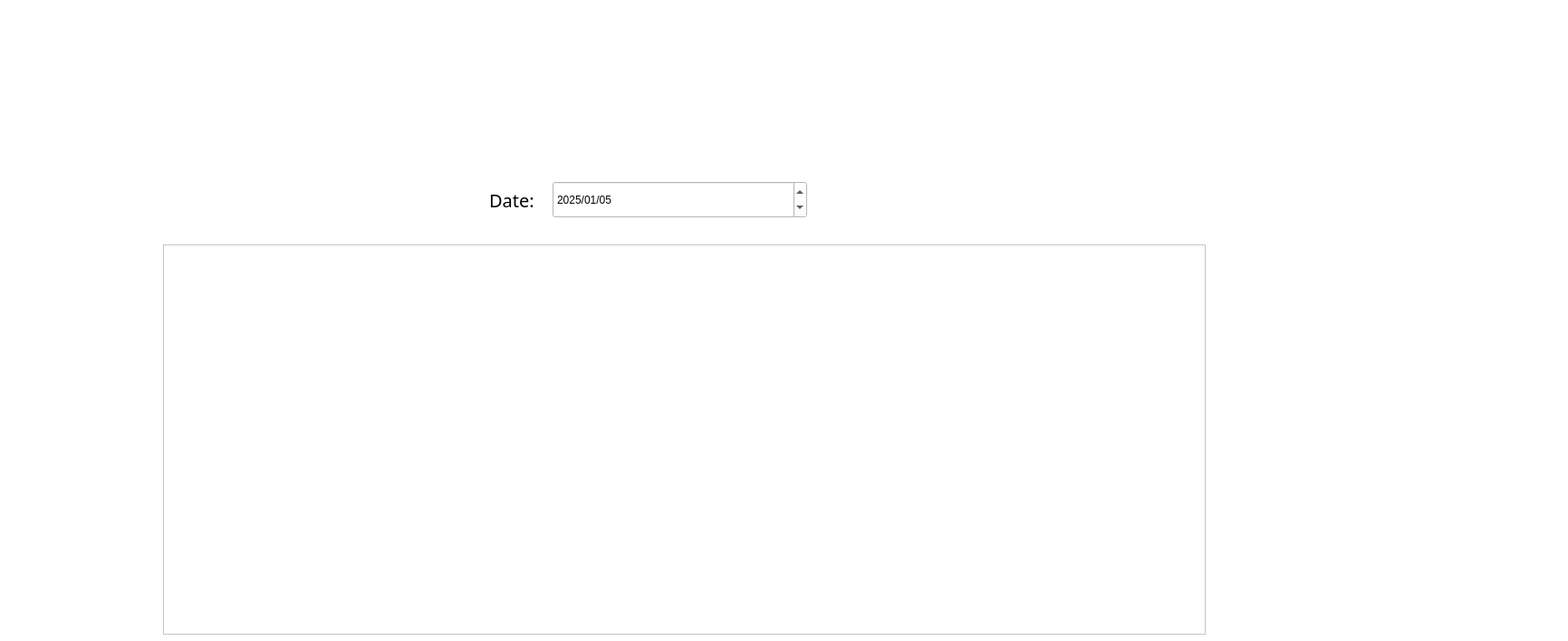
<?xml version="1.0" encoding="UTF-8"?>
<ui version="4.0">
 <class>orderdetailwindow</class>
 <widget class="QWidget" name="orderdetailwindow">
  <property name="geometry">
   <rect>
    <x>0</x>
    <y>0</y>
    <width>1731</width>
    <height>708</height>
   </rect>
  </property>
  <property name="windowTitle">
   <string>Order Detail</string>
  </property>
  <property name="styleSheet">
   <string notr="true">background-color:#ffffff;</string>
  </property>
  <widget class="QLabel" name="label_2">
   <property name="geometry">
    <rect>
     <x>540</x>
     <y>200</y>
     <width>71</width>
     <height>41</height>
    </rect>
   </property>
   <property name="font">
    <font>
     <family>Arial Rounded MT Bold</family>
     <pointsize>15</pointsize>
    </font>
   </property>
   <property name="styleSheet">
    <string notr="true">background-color: transparent</string>
   </property>
   <property name="text">
    <string>Date:</string>
   </property>
  </widget>
  <widget class="QDateEdit" name="dateEdit">
   <property name="geometry">
    <rect>
     <x>610</x>
     <y>200</y>
     <width>281</width>
     <height>41</height>
    </rect>
   </property>
   <property name="displayFormat">
    <string>yyyy/MM/dd</string>
   </property>
   <property name="date">
    <date>
     <year>2025</year>
     <month>1</month>
     <day>5</day>
    </date>
   </property>
  </widget>
  <widget class="QPushButton" name="pushButton">
   <property name="geometry">
    <rect>
     <x>960</x>
     <y>200</y>
     <width>121</width>
     <height>41</height>
    </rect>
   </property>
   <property name="font">
    <font>
     <family>Arial Rounded MT Bold</family>
     <pointsize>11</pointsize>
    </font>
   </property>
   <property name="styleSheet">
    <string notr="true">#pushButton {
    background-color: transparent; /* Fully transparent background */
    border: none; /* No visible border */
    border-radius: 50%; /* Circular button */
    width: 50px; /* Fixed width */
    height: 50px; /* Fixed height */
}

#pushButton:hover {
    background-color: rgba(255, 0, 0, 0.1); /* Slight red tint on hover */
}

#TakeawayButton:pressed {
    background-color: rgba(255, 0, 0, 0.2); /* Slightly brighter red tint on click */
}</string>
   </property>
   <property name="text">
    <string/>
   </property>
   <property name="iconSize">
    <size>
     <width>32</width>
     <height>32</height>
    </size>
   </property>
  </widget>
  <widget class="QPushButton" name="showAllButton">
   <property name="geometry">
    <rect>
     <x>1130</x>
     <y>200</y>
     <width>141</width>
     <height>41</height>
    </rect>
   </property>
   <property name="font">
    <font>
     <family>Arial Rounded MT Bold</family>
     <pointsize>11</pointsize>
    </font>
   </property>
   <property name="styleSheet">
    <string notr="true">#showAllButton {
    background-color: transparent; /* Fully transparent background */
    border: none; /* No visible border */
    border-radius: 50%; /* Circular button */
    width: 50px; /* Fixed width */
    height: 50px; /* Fixed height */
}

#showAllButton:hover {
    background-color: rgba(255, 0, 0, 0.1); /* Slight red tint on hover */
}

#TakeawayButton:pressed {
    background-color: rgba(255, 0, 0, 0.2); /* Slightly brighter red tint on click */
}</string>
   </property>
   <property name="text">
    <string/>
   </property>
   <property name="iconSize">
    <size>
     <width>32</width>
     <height>32</height>
    </size>
   </property>
  </widget>
  <widget class="QTableWidget" name="tableWidget">
   <property name="geometry">
    <rect>
     <x>180</x>
     <y>270</y>
     <width>1151</width>
     <height>431</height>
    </rect>
   </property>
  </widget>
  <widget class="QPushButton" name="Back">
   <property name="geometry">
    <rect>
     <x>60</x>
     <y>40</y>
     <width>71</width>
     <height>61</height>
    </rect>
   </property>
   <property name="styleSheet">
    <string notr="true">color:white; background-color:transparent;</string>
   </property>
   <property name="text">
    <string/>
   </property>
   <property name="iconSize">
    <size>
     <width>64</width>
     <height>64</height>
    </size>
   </property>
   <property name="flat">
    <bool>true</bool>
   </property>
  </widget>
  <widget class="QLabel" name="label_3">
   <property name="geometry">
    <rect>
     <x>0</x>
     <y>0</y>
     <width>1600</width>
     <height>900</height>
    </rect>
   </property>
   <property name="styleSheet">
    <string notr="true">QLabel {
    background-image: url(:/new/prefix1/background/showOrderwindow.png);
    background-repeat: no-repeat;
    background-position: center;
    width: 100%;
    height: 100%;
}</string>
   </property>
   <property name="text">
    <string/>
   </property>
  </widget>
  <widget class="QLabel" name="labelTotalOrders">
   <property name="geometry">
    <rect>
     <x>182</x>
     <y>709</y>
     <width>201</width>
     <height>51</height>
    </rect>
   </property>
   <property name="font">
    <font>
     <family>Arial Rounded MT</family>
     <pointsize>12</pointsize>
     <bold>true</bold>
    </font>
   </property>
   <property name="text">
    <string/>
   </property>
  </widget>
  <widget class="QLabel" name="labelTotalProfit">
   <property name="geometry">
    <rect>
     <x>182</x>
     <y>780</y>
     <width>201</width>
     <height>51</height>
    </rect>
   </property>
   <property name="font">
    <font>
     <family>Arial Rounded MT</family>
     <pointsize>12</pointsize>
     <bold>true</bold>
    </font>
   </property>
   <property name="text">
    <string/>
   </property>
  </widget>
  <zorder>label_3</zorder>
  <zorder>label_2</zorder>
  <zorder>dateEdit</zorder>
  <zorder>pushButton</zorder>
  <zorder>showAllButton</zorder>
  <zorder>tableWidget</zorder>
  <zorder>Back</zorder>
  <zorder>labelTotalOrders</zorder>
  <zorder>labelTotalProfit</zorder>
 </widget>
 <resources/>
 <connections/>
</ui>
